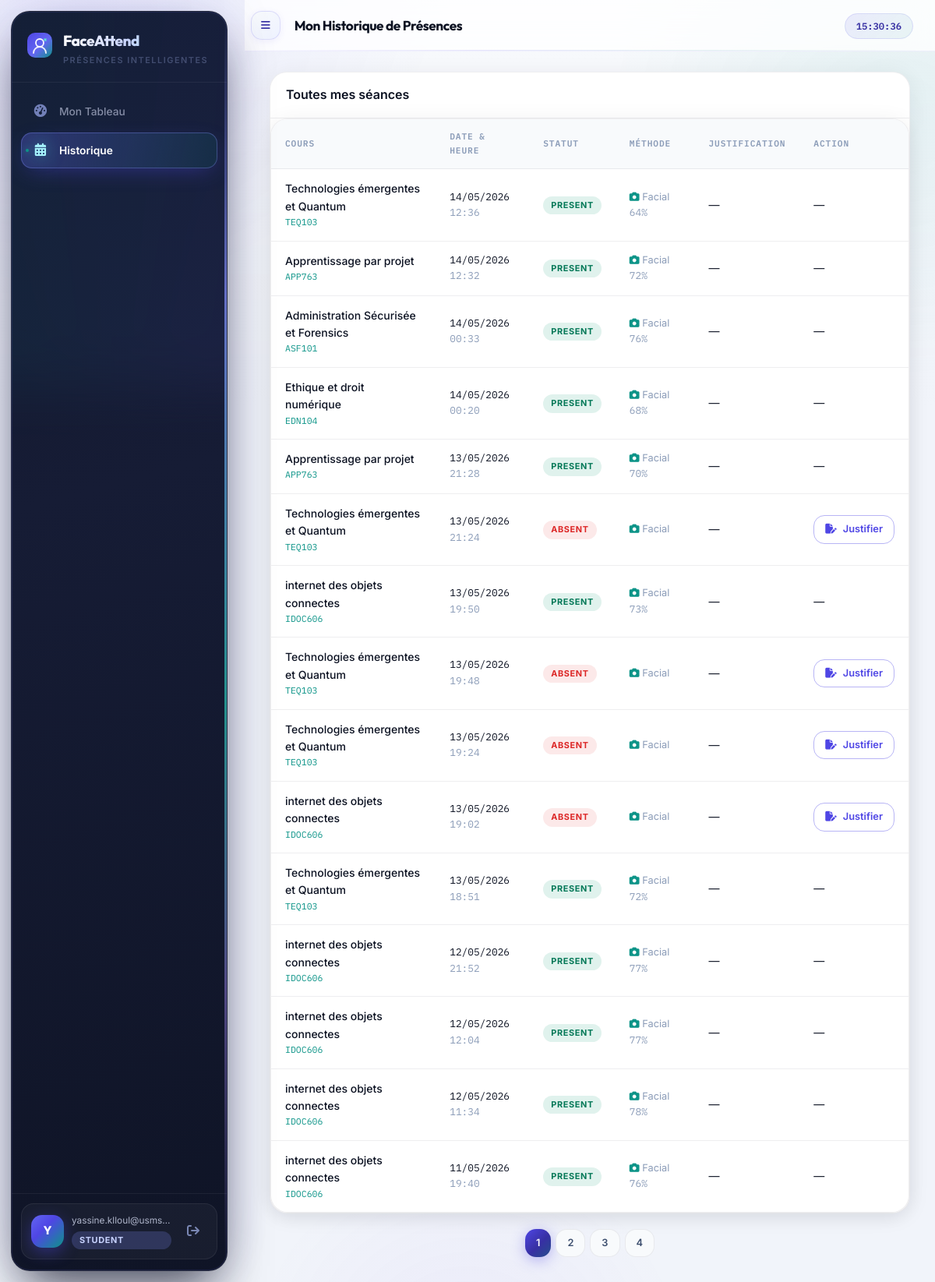
Screenshot of /student/history (signed in) with the database file from the repository.
### app/models/__init__.py (models this page shows, shortened)
class User(UserMixin, db.Model):
    __tablename__ = "users"
    id           = db.Column(db.Integer, primary_key=True)
    email        = db.Column(db.String(255), unique=True, nullable=False, index=True)
    password_hash= db.Column(db.String(255), nullable=False)
    role         = db.Column(db.Enum(RoleEnum), nullable=False)
    is_active    = db.Column(db.Boolean, default=True)
    consent_given= db.Column(db.Boolean, default=False)          # CNDP
    consent_date = db.Column(db.DateTime)
    failed_logins= db.Column(db.Integer, default=0)
    locked_until = db.Column(db.DateTime)
    created_at   = db.Column(db.DateTime, default=lambda: datetime.now(timezone.utc))
    updated_at   = db.Column(db.DateTime, onupdate=lambda: datetime.now(timezone.utc))
    deleted_at   = db.Column(db.DateTime)   # Soft delete (droit à l'oubli CNDP)
    student_profile = db.relationship("Student", back_populates="user", uselist=False)
    teacher_profile = db.relationship("Teacher", back_populates="user", uselist=False)

class Attendance(db.Model):
    __tablename__ = "attendances"
    ___table_args__ = (
    db.UniqueConstraint("session_id", "student_id"),
    db.Index("ix_att_session_id", "session_id"),
    db.Index("ix_att_student_id", "student_id"),
    db.Index("ix_att_status",     "status"),
)
    id           = db.Column(db.Integer, primary_key=True)
    session_id   = db.Column(db.Integer, db.ForeignKey("sessions.id"))
    student_id   = db.Column(db.Integer, db.ForeignKey("students.id"))
    status       = db.Column(db.Enum(AttendanceStatus), default=AttendanceStatus.ABSENT)
    detected_at  = db.Column(db.DateTime)
    confidence   = db.Column(db.Float)         # Score de similarité faciale
    method       = db.Column(db.String(20), default="face")  # face | manual
    session = db.relationship("Session",  back_populates="attendances")
    student = db.relationship("Student",  back_populates="attendances")
    justification = db.relationship("Justification", back_populates="attendance", uselist=False)

class Course(db.Model):
    __tablename__ = "courses"
    id          = db.Column(db.Integer, primary_key=True)
    teacher_id  = db.Column(db.Integer, db.ForeignKey("teachers.id"))
    name        = db.Column(db.String(150), nullable=False)
    code        = db.Column(db.String(20), unique=True, nullable=False)
    description = db.Column(db.Text)
    credits     = db.Column(db.Integer, default=3)
    room        = db.Column(db.String(50))
    is_active   = db.Column(db.Boolean, default=True)
    teacher     = db.relationship("Teacher", back_populates="courses")
    sessions    = db.relationship("Session", back_populates="course", lazy="dynamic")
    enrollments = db.relationship("Enrollment", back_populates="course", lazy="dynamic")

class Session(db.Model):
    __tablename__ = "sessions"
    id           = db.Column(db.Integer, primary_key=True)
    course_id    = db.Column(db.Integer, db.ForeignKey("courses.id"))
    started_at   = db.Column(db.DateTime, nullable=False)
    ended_at     = db.Column(db.DateTime)
    room         = db.Column(db.String(50))
    is_closed    = db.Column(db.Boolean, default=False)
    late_threshold_minutes = db.Column(db.Integer, default=15)
    course      = db.relationship("Course", back_populates="sessions")
    attendances = db.relationship("Attendance", back_populates="session", lazy="dynamic")

### app/api/student.py (the view)
@student_bp.route("/history")
@student_required
def history():
    student    = Student.query.filter_by(user_id=current_user.id).first_or_404()
    page       = request.args.get("page", 1, type=int)
    course_id  = request.args.get("course_id", type=int)
    query      = Attendance.query.filter_by(student_id=student.id)
    if course_id:
        from app.models import Session
        query = query.join(Session).filter(Session.course_id == course_id)
    pagination = query.order_by(Attendance.id.desc()).paginate(page=page, per_page=15)
    return render_template("student/history.html",
                           student=student, pagination=pagination)

### app/api/student.py (called while the page is built)
def student_required(f):
    @wraps(f)
    @login_required
    def decorated(*args, **kwargs):
        if current_user.role not in (RoleEnum.STUDENT, RoleEnum.ADMIN):
            flash("Accès étudiants uniquement.", "danger")
            return redirect(url_for("auth.login"))
        return f(*args, **kwargs)
    return decorated

### frontend/templates/student/history.html (shortened to what this page needs)
{% extends "base.html" %}
{% block page_title %}Mon Historique de Présences{% endblock %}
{% block content %}
<div class="card" style="padding:0">
  <div style="padding:16px 20px;border-bottom:1px solid var(--border-2)">
    <span style="font-weight:600">Toutes mes séances</span>
  </div>
  <div class="table-wrap">
    <table>
      <thead>
        <tr><th>Cours</th><th>Date & heure</th><th>Statut</th><th>Méthode</th><th>Justification</th><th>Action</th></tr>
      </thead>
      <tbody>
        {% for att in pagination.items %}
        <tr>
          <td>
            <div style="font-weight:500;font-size:.875rem">{{ att.session.course.name }}</div>
            <div style="font-family:var(--font-mono);font-size:.72rem;color:var(--accent-2)">{{ att.session.course.code }}</div>
          </td>
          <td style="font-family:var(--font-mono);font-size:.8rem">
            {{ att.session.started_at.strftime('%d/%m/%Y') }}<br>
            <span style="color:var(--text-3)">{{ att.session.started_at.strftime('%H:%M') }}</span>
          </td>
          <td><span class="badge badge--{{ att.status.value }}">{{ att.status.value|capitalize }}</span></td>
          <td style="color:var(--text-3);font-size:.8rem">
            {% if att.method == 'face' %}
              <i class="fas fa-camera" style="color:var(--accent-2)"></i> Facial
              {% if att.confidence %}<span style="font-family:var(--font-mono)"> {{ (att.confidence*100)|round|int }}%</span>{% endif %}
            {% elif att.method == 'manual' %}
              <i class="fas fa-pen"></i> Manuel
            {% else %}—{% endif %}
          </td>
          <td>
            {% if att.justification %}
              <span class="badge badge--{% if att.justification.status.value == 'approved' %}present{% elif att.justification.status.value == 'rejected' %}absent{% else %}teacher{% endif %}">
                {{ att.justification.status.value|capitalize }}
              </span>
            {% else %}—{% endif %}
          </td>
          <td>
            {% if att.status.value == 'absent' and not att.justification %}
            <a href="{{ url_for('student.justify', attendance_id=att.id) }}" class="btn btn--sm btn--outline">
              <i class="fas fa-file-pen"></i> Justifier
            </a>
            {% else %}—{% endif %}
          </td>
        </tr>
        {% else %}
        <tr><td colspan="6" style="text-align:center;color:var(--text-3);padding:40px">Aucune séance.</td></tr>
        {% endfor %}
      </tbody>
    </table>
  </div>
</div>
{% if pagination.pages > 1 %}
<div style="display:flex;justify-content:center;gap:6px;margin-top:20px">
  {% for page_num in pagination.iter_pages() %}
    {% if page_num %}
      <a href="?page={{ page_num }}" class="btn btn--sm {% if page_num == pagination.page %}btn--primary{% else %}btn--ghost{% endif %}">{{ page_num }}</a>
    {% else %}
      <span style="color:var(--text-3);padding:6px">…</span>
    {% endif %}
  {% endfor %}
</div>
{% endif %}
{% endblock %}

### frontend/templates/base.html (shortened to what this page needs)
<!DOCTYPE html>
<html lang="fr">
<head>
  <link rel="stylesheet" href="https://cdnjs.cloudflare.com/ajax/libs/font-awesome/6.6.0/css/all.min.css"/>
  <link rel="stylesheet" href="{{ url_for('static', filename='css/main.css') }}"/>
</head>
<body>
{% if current_user.is_authenticated %}
<aside class="sidebar" id="sidebar" aria-label="Navigation principale">
  <div class="sidebar__aurora" aria-hidden="true"></div>
  <div class="sidebar__rail" aria-hidden="true"></div>
  <div class="sidebar__brand">
    <span class="sidebar__logo">
    </span>
    <div class="sidebar__brand-text">
      <span class="sidebar__name">FaceAttend</span>
      <span class="sidebar__tagline">Présences intelligentes</span>
    </div>
  </div>
  <nav class="sidebar__nav">
    {% if current_user.role.value == 'admin' %}
      <a href="{{ url_for('admin.dashboard') }}"
         class="nav-item {% if request.endpoint == 'admin.dashboard' %}active{% endif %}">
        <i class="fas fa-chart-pie"></i><span>Dashboard</span>
      </a>
      <div class="nav-separator">Utilisateurs</div>
      <a href="{{ url_for('admin.students') }}"
         class="nav-item {% if 'students' in request.path and 'edit' not in request.path %}active{% endif %}">
        <i class="fas fa-users"></i><span>Étudiants</span>
      </a>
      <a href="{{ url_for('admin.teachers') }}"
         class="nav-item {% if 'teachers' in request.path and 'edit' not in request.path %}active{% endif %}">
        <i class="fas fa-chalkboard-user"></i><span>Professeurs</span>
      </a>
      <div class="nav-separator">Pédagogie</div>
      <a href="{{ url_for('admin.courses') }}"
         class="nav-item {% if 'courses' in request.path %}active{% endif %}">
        <i class="fas fa-book-open"></i><span>Matières</span>
      </a>
      <div class="nav-separator">Suivi</div>
      <a href="{{ url_for('admin.evaluations') }}"
         class="nav-item {% if 'evaluations' in request.path %}active{% endif %}">
        <i class="fas fa-star-half-stroke"></i><span>Évaluations</span>
      </a>
      <a href="{{ url_for('admin.absence_reports') }}"
         class="nav-item {% if 'absence-reports' in request.path %}active{% endif %}">
        <i class="fas fa-file-circle-exclamation"></i><span>Rapports Absence</span>
      </a>
      <a href="{{ url_for('admin.at_risk') }}"
         class="nav-item {% if 'at-risk' in request.path %}active{% endif %}">
        <i class="fas fa-triangle-exclamation"></i><span>Décrochage</span>
      </a>
      <div class="nav-separator">Exports</div>
      <a href="{{ url_for('admin.export_report') }}" class="nav-item">
        <i class="fas fa-file-excel"></i><span>Export Global</span>
      </a>
    {% else %}
      <a href="{{ url_for('student.dashboard') }}"
         class="nav-item {% if request.endpoint == 'student.dashboard' %}active{% endif %}">
        <i class="fas fa-gauge-high"></i><span>Mon Tableau</span>
      </a>
      <a href="{{ url_for('student.history') }}"
         class="nav-item {% if 'history' in request.path %}active{% endif %}">
        <i class="fas fa-calendar-days"></i><span>Historique</span>
      </a>
    {% endif %}
  </nav>
  <div class="sidebar__footer">
    <div class="sidebar__user-card">
      <div class="avatar">{{ current_user.email[0].upper() }}</div>
      <div class="sidebar__user-info">
        <span class="sidebar__user-email">{{ current_user.email }}</span>
        <span class="sidebar__user-role badge badge--{{ current_user.role.value }}">{{ current_user.role.value }}</span>
      </div>
      <a href="{{ url_for('auth.logout') }}" class="btn-logout" title="Déconnexion">
        <i class="fas fa-arrow-right-from-bracket"></i>
      </a>
    </div>
  </div>
</aside>
<main class="main-content">
  <header class="topbar">
    <button class="topbar__toggle" onclick="document.getElementById('sidebar').classList.toggle('collapsed')">
      <i class="fas fa-bars"></i>
    </button>
    <h1 class="topbar__title">{% block page_title %}{% endblock %}</h1>
    <div class="topbar__right">
      <span class="topbar__time" id="clock"></span>
    </div>
  </header>
  <div class="page-body">
    {% block content %}{% endblock %}
  </div>
</main>
{% else %}
  {% block auth_content %}{% endblock %}
{% endif %}
</body>
</html>

### rows the page displays
User: email "Y", email "yassine.klloul@usms…", role.value "STUDENT"
Attendance: session.course.name "Technologies émergentes et Quantum", session.course.code "TEQ103", session.started_at "14/05/2026", session.started_at "12:36", status.value "PRESENT", (att.confidence*100)|round|int "64"
Attendance: session.course.name "Apprentissage par projet", session.course.code "APP763", session.started_at "14/05/2026", session.started_at "12:32", status.value "PRESENT", (att.confidence*100)|round|int "72"
Attendance: session.course.name "Administration Sécurisée et Forensics", session.course.code "ASF101", session.started_at "14/05/2026", session.started_at "00:33", status.value "PRESENT", (att.confidence*100)|round|int "76"
Attendance: session.course.name "Ethique et droit numérique", session.course.code "EDN104", session.started_at "14/05/2026", session.started_at "00:20", status.value "PRESENT", (att.confidence*100)|round|int "68"
Attendance: session.course.name "Apprentissage par projet", session.course.code "APP763", session.started_at "13/05/2026", session.started_at "21:28", status.value "PRESENT", (att.confidence*100)|round|int "70"
Attendance: session.course.name "Technologies émergentes et Quantum", session.course.code "TEQ103", session.started_at "13/05/2026", session.started_at "21:24", status.value "ABSENT", method "face" (drawn)
Attendance: session.course.name "internet des objets connectes", session.course.code "IDOC606", session.started_at "13/05/2026", session.started_at "19:50", status.value "PRESENT", (att.confidence*100)|round|int "73"
Attendance: session.course.name "Technologies émergentes et Quantum", session.course.code "TEQ103", session.started_at "13/05/2026", session.started_at "19:48", status.value "ABSENT", method "face" (drawn)
Attendance: session.course.name "Technologies émergentes et Quantum", session.course.code "TEQ103", session.started_at "13/05/2026", session.started_at "19:24", status.value "ABSENT", method "face" (drawn)
Attendance: session.course.name "internet des objets connectes", session.course.code "IDOC606", session.started_at "13/05/2026", session.started_at "19:02", status.value "ABSENT", method "face" (drawn)
Attendance: session.course.name "Technologies émergentes et Quantum", session.course.code "TEQ103", session.started_at "13/05/2026", session.started_at "18:51", status.value "PRESENT", (att.confidence*100)|round|int "72"
Attendance: session.course.name "internet des objets connectes", session.course.code "IDOC606", session.started_at "12/05/2026", session.started_at "21:52", status.value "PRESENT", (att.confidence*100)|round|int "77"
Attendance: session.course.name "internet des objets connectes", session.course.code "IDOC606", session.started_at "12/05/2026", session.started_at "12:04", status.value "PRESENT", (att.confidence*100)|round|int "77"
Attendance: session.course.name "internet des objets connectes", session.course.code "IDOC606", session.started_at "12/05/2026", session.started_at "11:34", status.value "PRESENT", (att.confidence*100)|round|int "78"
Attendance: session.course.name "internet des objets connectes", session.course.code "IDOC606", session.started_at "11/05/2026", session.started_at "19:40", status.value "PRESENT", (att.confidence*100)|round|int "76"

### other values shown
{{ page_num }} "1" "2" "3" "4"
